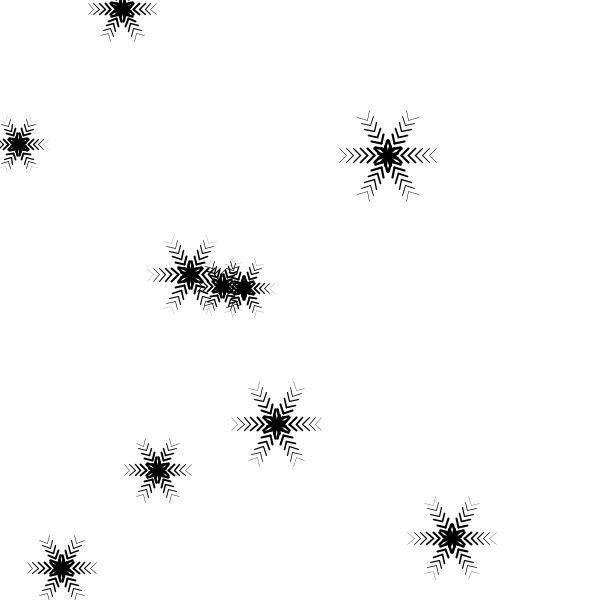
Frame 1 (no input)
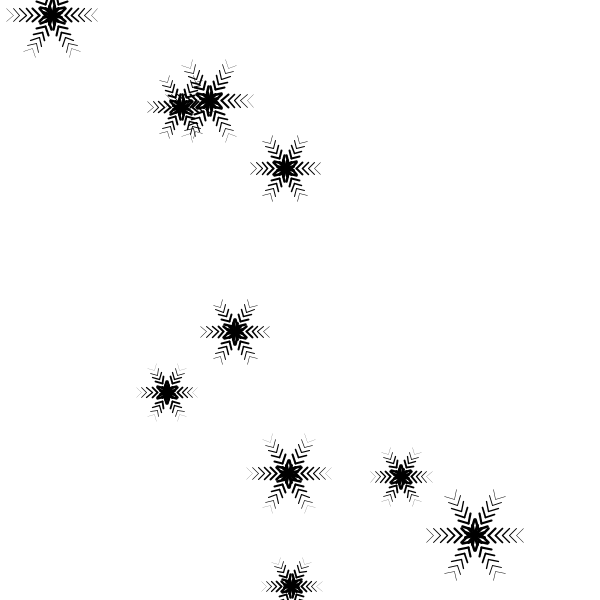
Frame 60 (the mouse pressed at the canvas centre just before this capture)
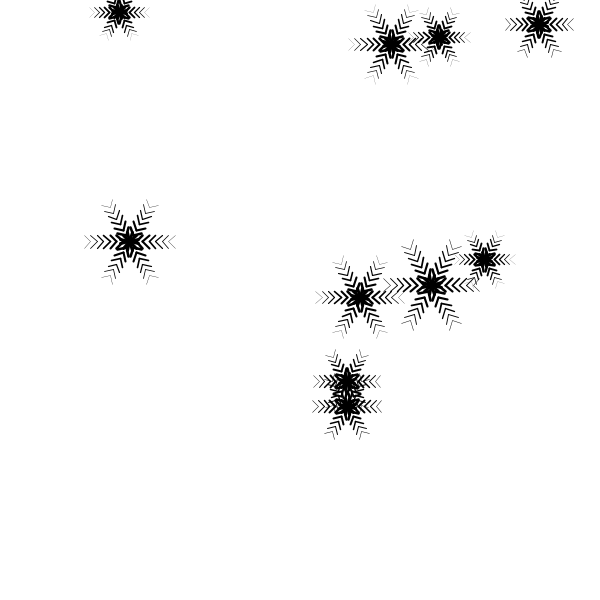
Frame 120 (the mouse held since frame 60 and released just before this capture)

The Processing sketch that drew these frames (run headless with seeded random() and noise(); from frame 60 on, the mouse is pressed at the canvas centre):

// Processing sketch: processing_121999
// ── processing_121999.pde



Flake[] f = new Flake[10];

//christmas card
void setup() {
  size(600, 600);
  background(255);
  strokeWeight(0.5);
  for (int i=0;i<f.length;i++) {
    f[i]= new Flake(random(width), random(height), random(5,7));
  }
}

void draw() {
  background(255);
  for (int i=0;i<f.length;i++) {
    f[i].drawFlake();
  }
}

class Flake {
  float x=0;
  float y=0;
  float sizeOfFlake=10;
  float xInc=0;
  float yInc=0;
  
  public Flake(float x, float y, float s) {
    this.x=x;
    this.y=y;
    this.sizeOfFlake=s;
    xInc = random(1,3);
    yInc = random(3,7);
  }

  void drawFlake() {
    pushMatrix();
    translate(x, y);  
    int a=360/6;
    for (int i=0;i<6;i++) {
      println(i);
      strokeWeight(0.1);

      pushMatrix();
      for (int ii=0;ii<sizeOfFlake;ii++) {
        strokeWeight(map(ii, 0, sizeOfFlake, 3, 0.1));
        line(0, 0, sizeOfFlake, sizeOfFlake); 
        line(0, 0, sizeOfFlake, -sizeOfFlake);
        translate(sizeOfFlake, 0);
      }
      popMatrix();
      rotate( radians((a)));
    }
    popMatrix();
    x+=xInc;
    y+=yInc;
    
    if(y>height){y=-30;x=random(width);}
  }
}
